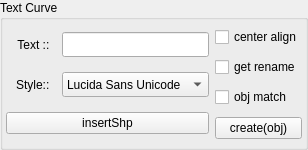
               <widget class="QGroupBox" name="textCurve_Gb">
                <property name="minimumSize">
                 <size>
                  <width>0</width>
                  <height>150</height>
                 </size>
                </property>
                <property name="maximumSize">
                 <size>
                  <width>16777215</width>
                  <height>150</height>
                 </size>
                </property>
                <property name="title">
                 <string>Text Curve</string>
                </property>
                <layout class="QHBoxLayout" name="horizontalLayout_5" stretch="1,1">
                 <property name="leftMargin">
                  <number>3</number>
                 </property>
                 <property name="topMargin">
                  <number>3</number>
                 </property>
                 <property name="rightMargin">
                  <number>3</number>
                 </property>
                 <property name="bottomMargin">
                  <number>3</number>
                 </property>
                 <item>
                  <layout class="QVBoxLayout" name="textOption_V">
                   <property name="spacing">
                    <number>6</number>
                   </property>
                   <property name="leftMargin">
                    <number>0</number>
                   </property>
                   <property name="topMargin">
                    <number>0</number>
                   </property>
                   <property name="rightMargin">
                    <number>0</number>
                   </property>
                   <property name="bottomMargin">
                    <number>0</number>
                   </property>
                   <item>
                    <layout class="QHBoxLayout" name="setText_H">
                     <item>
                      <widget class="QLabel" name="label_15">
                       <property name="minimumSize">
                        <size>
                         <width>50</width>
                         <height>0</height>
                        </size>
                       </property>
                       <property name="maximumSize">
                        <size>
                         <width>50</width>
                         <height>16777215</height>
                        </size>
                       </property>
                       <property name="text">
                        <string>Text ::  </string>
                       </property>
                       <property name="alignment">
                        <set>Qt::AlignmentFlag::AlignRight|Qt::AlignmentFlag::AlignTrailing|Qt::AlignmentFlag::AlignVCenter</set>
                       </property>
                      </widget>
                     </item>
                     <item>
                      <widget class="QLineEdit" name="setText_Le">
                       <property name="minimumSize">
                        <size>
                         <width>0</width>
                         <height>25</height>
                        </size>
                       </property>
                       <property name="maximumSize">
                        <size>
                         <width>16777215</width>
                         <height>25</height>
                        </size>
                       </property>
                      </widget>
                     </item>
                    </layout>
                   </item>
                   <item>
                    <layout class="QHBoxLayout" name="textStyle_H">
                     <item>
                      <widget class="QLabel" name="label_16">
                       <property name="minimumSize">
                        <size>
                         <width>50</width>
                         <height>0</height>
                        </size>
                       </property>
                       <property name="maximumSize">
                        <size>
                         <width>50</width>
                         <height>16777215</height>
                        </size>
                       </property>
                       <property name="text">
                        <string>Style::  </string>
                       </property>
                       <property name="alignment">
                        <set>Qt::AlignmentFlag::AlignRight|Qt::AlignmentFlag::AlignTrailing|Qt::AlignmentFlag::AlignVCenter</set>
                       </property>
                      </widget>
                     </item>
                     <item>
                      <widget class="QComboBox" name="textStyle_Cbb">
                       <property name="minimumSize">
                        <size>
                         <width>0</width>
                         <height>25</height>
                        </size>
                       </property>
                       <property name="maximumSize">
                        <size>
                         <width>16777215</width>
                         <height>25</height>
                        </size>
                       </property>
                       <item>
                        <property name="text">
                         <string>Lucida Sans Unicode</string>
                        </property>
                       </item>
                       <item>
                        <property name="text">
                         <string>Microsoft YaHei</string>
                        </property>
                       </item>
                       <item>
                        <property name="text">
                         <string>HY견고딕</string>
                        </property>
                       </item>
                      </widget>
                     </item>
                    </layout>
                   </item>
                   <item>
                    <widget class="QPushButton" name="insertText_Btn">
                     <property name="text">
                      <string>insertShp</string>
                     </property>
                    </widget>
                   </item>
                  </layout>
                 </item>
                 <item>
                  <layout class="QVBoxLayout" name="createText_V">
                   <item>
                    <widget class="QCheckBox" name="centerPivotText_Chb">
                     <property name="text">
                      <string>center align</string>
                     </property>
                    </widget>
                   </item>
                   <item>
                    <widget class="QCheckBox" name="getRenameText_Chb">
                     <property name="text">
                      <string>get rename</string>
                     </property>
                    </widget>
                   </item>
                   <item>
                    <widget class="QCheckBox" name="matchText_Chb">
                     <property name="text">
                      <string>obj match</string>
                     </property>
                    </widget>
                   </item>
                   <item>
                    <widget class="QPushButton" name="createText_Btn">
                     <property name="text">
                      <string>create(obj)</string>
                     </property>
                    </widget>
                   </item>
                  </layout>
                 </item>
                </layout>
               </widget>
